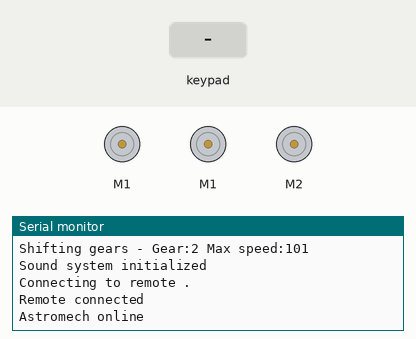
Recording of a sketch running on a simulated Arduino Uno, built with avr-gcc and run on an emulated ATmega328P. Shown: 3 × DC motor (green arrow = forward, orange = backward, longer = faster), the last lines printed to the serial monitor. The inputs (shaded band) are chosen by the test bench. Random numbers use the default seed unless the sketch sets one; the modem accepts every AT command (registered, SIM ready, sends succeed) and sends nothing else.

Above: at 3.3 s.
3.4 s: key 'U' pressed
At 4.6 s:
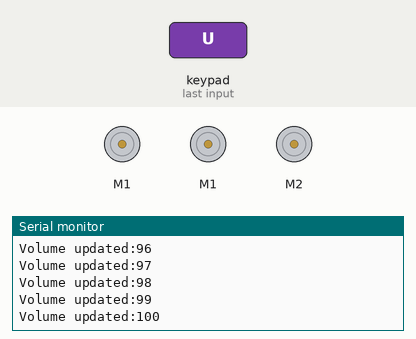
4.9 s: key 'O' pressed
At 5.7 s:
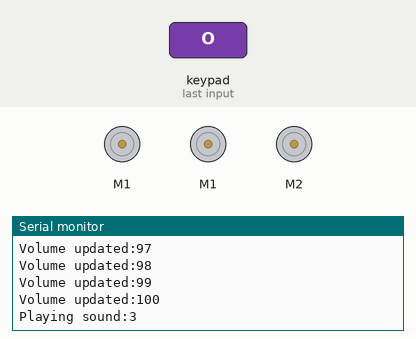
6.4 s: key '+' pressed
At 7.6 s:
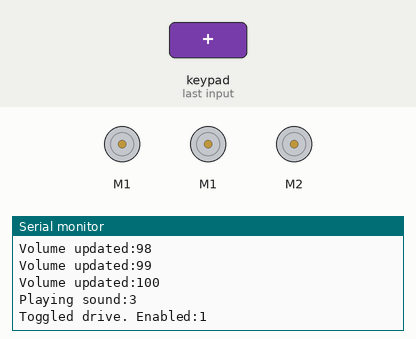
Timing chart, 0 to 9.4 s (numbered marks = the images above; inputs shaded):
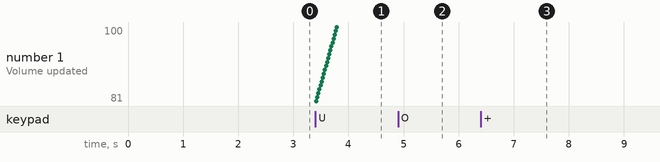

Measured:
- after the input at 3.4 s, the serial monitor: prints a new line at once (image 1)
- after the input at 4.9 s, the serial monitor: prints a new line at once (image 2)
- after the input at 6.4 s, the serial monitor: prints a new line at once (image 3)

The sketch:

controller.ino
```cpp
/*
  Components:
    * Dome Motor: SyRen motor controller
    * Leg Motors: Sabertooth 2x25  / Dip switches DOWN: [1, 2] | UP: [3, 4, 5, 6]
    * Sound System: MP3 Trigger
    * Remote: PS2 Controller
    * Periscope: Two stepper motors driven by two ULN2003

  Hardware Notes:
    * When using a wired-controller, it appears to be necessary to use a
      pull-up resistor of 4.7k between the PS2 data line (Line 1/PIN 12) and
      the 5VCC of the Arduino.
*/

#include "Sound.h"
#include <PS2X_lib.h>
#include <Sabertooth.h>
#include <SoftwareSerial.h>
#include <AccelStepper.h>

// PINS (avoid 0 & 1 to preserve serial communication)
// Remaining free pins: 13, A0
#define PIN_NON_READ     A1
#define PIN_SCOPE_TURN_4 A2
#define PIN_SCOPE_TURN_3 A3
#define PIN_SCOPE_TURN_2 A4
#define PIN_SCOPE_TURN_1 A5
#define PIN_SCOPE_LIFT_1  2
#define PIN_SCOPE_LIFT_2  3
#define PIN_SCOPE_LIFT_3  4
#define PIN_SCOPE_LIFT_4  5
#define PIN_DOME_MOTOR    6
#define PIN_DRIVE_MOTOR   7
#define PIN_REMOTE_DAT    8
#define PIN_REMOTE_CMD    9
#define PIN_REMOTE_ATT   10
#define PIN_REMOTE_CLK   11
#define PIN_SOUND        12

// Calibration
#define DOME_DEADBAND  10
#define DRIVE_DEADBAND 10

#define DOME_SPEED      127
#define DRIVE_SPEED     127
#define DRIVE_RAMP      5
#define DRIVE_TURN_MAX  75
#define DRIVE_TURN_PCT  0.2  // This percentage of the turning controls...
#define DRIVE_TURN_RAMP 0.3  // ...will get this much of the turning power

#define SCOPE_LIFT_STEPS_PER_REV 2038
#define SCOPE_TURN_STEPS_PER_REV 2038

// Constants
#define SERIAL_BAUD 9600

#define DEFAULT_VOLUME 80
#define VOLUME_CHANGE  1

#define REMOTE_CONNECTION_ATTEMPTS 30

#define SABERTOOTH_BAUD      9600 // This is the factory set baud rate
#define SABERTOOTH_BYTE_ADDR 128  // This is the address when DIP switches are DDUUUU
#define SABERTOOTH_TIMEOUT   950  // Motors will shut off if communications stops for this many milliseconds

#define MASK_GREEN 0b00000001
#define MASK_PINK  0b00000010
#define MASK_RED   0b00000100
#define MASK_BLUE  0b00001000
#define MASK_L1    0b00010000
#define MASK_L2    0b00100000
#define MASK_R1    0b01000000
#define MASK_R2    0b10000000

struct MaskValues {
  byte mask;
  byte sound_id_start;
  byte sound_id_end;
};
const MaskValues sound_table[] = {
  // TODO: Fill out sound table
  {MASK_GREEN,           1, 0},
  {MASK_GREEN | MASK_L1, 2, 0},
  {MASK_RED,             3, 0},
  {MASK_BLUE | MASK_L1,  4, 9},
};

struct Gear {
  byte num;
  byte percent;
  byte sound;
};
#define DEFAULT_GEAR 2
const Gear gears[] = {
  // TODO: Select notification sounds
  {1,  50, 31},
  {2,  80, 32},
  {3, 100, 33},
};

// ALL USER-SERVICABLE PARTS ARE ABOVE HERE

// dome motor object
SoftwareSerial dome_serial(PIN_NON_READ, PIN_DOME_MOTOR);
Sabertooth dome_motor(SABERTOOTH_BYTE_ADDR, dome_serial);
int8_t dome_speed = 0;

// drive motors object
SoftwareSerial drive_serial(PIN_NON_READ, PIN_DRIVE_MOTOR);
Sabertooth drive_motor(SABERTOOTH_BYTE_ADDR, drive_serial);
const int gear_count = sizeof(gears) / sizeof(gears[0]);
bool drive_enabled = false;
byte gear = 0;
int8_t drive_max = 0;
int8_t drive_speed = 0;
int8_t drive_turn = 0;
uint8_t turn_pct_lower = DRIVE_TURN_PCT * 255;
uint8_t turn_pct_upper = 255 - turn_pct_lower;
uint8_t turn_ramp = DRIVE_TURN_RAMP * DRIVE_TURN_MAX;

// periscope motors
AccelStepper scope_lift(
  AccelStepper::FULL4WIRE,
  PIN_SCOPE_LIFT_1,
  PIN_SCOPE_LIFT_3,
  PIN_SCOPE_LIFT_2,
  PIN_SCOPE_LIFT_4
);
AccelStepper scope_turn(
  AccelStepper::FULL4WIRE,
  PIN_SCOPE_TURN_1,
  PIN_SCOPE_TURN_3,
  PIN_SCOPE_TURN_2,
  PIN_SCOPE_TURN_4
);

// sound object
Sound sound(PIN_NON_READ, PIN_SOUND);
const int sound_table_count = sizeof(sound_table) / sizeof(sound_table[0]);
byte volume = DEFAULT_VOLUME;

// remote object
PS2X remote;

void setup() {
  // configure debug serial messages
  Serial.begin(SERIAL_BAUD);
  Serial.println("Astromech booting up");

  init_motors();
  init_sound();
  init_remote();

  Serial.println("Astromech online");
  report_stick_drift();
}

void init_motors() {
  dome_serial.begin(SABERTOOTH_BAUD);
  dome_motor.autobaud();
  dome_motor.setTimeout(SABERTOOTH_TIMEOUT);
  dome_motor.setDeadband(DOME_DEADBAND);
  dome_motor.motor(1, 0);
  Serial.println("Dome motor initialized");
  drive_serial.begin(SABERTOOTH_BAUD);
  drive_motor.setTimeout(SABERTOOTH_TIMEOUT);
  drive_motor.setDeadband(DRIVE_DEADBAND);
  drive_motor.drive(0); drive_motor.turn(0);
  Serial.println("Drive motors initialized");
  shift_gear(DEFAULT_GEAR);
}

void init_sound() {
  sound.volume(volume);
  Serial.println("Sound system initialized");
}

void init_remote() {
  Serial.print("Connecting to remote ");
  bool remote_connected = false;
  for (byte i = 0; i < REMOTE_CONNECTION_ATTEMPTS; i++) {
    Serial.print(".");
    byte result = remote.config_gamepad(
      PIN_REMOTE_CLK,
      PIN_REMOTE_CMD,
      PIN_REMOTE_ATT,
      PIN_REMOTE_DAT,
      false, // disable pressures
      false  // disable rumble
    );
    if (result != 1) {
      remote_connected = true;
      break;
    }
  }
  Serial.println();
  remote_connected || abort("Remote failed to connect");
  Serial.println("Remote connected");
}

void loop() {
  remote.read_gamepad();

  handle_remote_disconnection();

  handle_drive();

  handle_dome();

  handle_periscope();

  handle_volume();

  handle_speech();

  // show_button_state();

  /* delay(50); */
  scope_lift.run();
  scope_turn.run();
}

bool abort(char msg[]) {
  Serial.print("Abort: ");
  Serial.println(msg);
  Serial.println("Shutting down all motors");
  drive_motor.drive(0); drive_motor.turn(0);
  dome_motor.motor(1, 0);
  while(true);
}

bool modifiers() {
  return
    remote.Button(PSB_L1) ||
    remote.Button(PSB_L2) ||
    remote.Button(PSB_R1) ||
    remote.Button(PSB_R2)
  ;
}

// This detects if the controller is PHYSICALLY disconnected from the Arduino.
// (either a hardware failure, or loose connection). This is NOT related to a
// wireless remote being connected or not.
void handle_remote_disconnection() {
  if (remote.Analog(PSS_RX) == 255 &&
      remote.Analog(PSS_RY) == 255 &&
      remote.Analog(PSS_LX) == 255 &&
      remote.Analog(PSS_LY) == 255
  ) abort("The remote is physically disconnected");
}

void handle_drive() {
  toggle_drive();
  select_gear();
  drive();
}

void toggle_drive() {
  if(remote.ButtonPressed(PSB_START)) {
    drive_enabled = !drive_enabled;
    Serial.print("Toggled drive. Enabled:");
    Serial.println(drive_enabled);
    if (drive_enabled) {
      sound.play(999); // TODO: Choose sound
    }
    else {
      sound.play(999); // TODO: Choose sound
    }
  }
}

void select_gear() {
  if (!remote.Button(PSB_R1)) return;
  byte new_gear;
  if (remote.ButtonPressed(PSB_PAD_UP)) {
    new_gear = min(gear + 1, gear_count);
  }
  if (remote.ButtonPressed(PSB_PAD_DOWN)) {
    new_gear = max(gear - 1, 1);
  }
  shift_gear(new_gear);
}

void shift_gear(byte new_gear) {
  if (new_gear == gear) return;
  bool notify = (gear != 0);
  for (int i = 0; i < gear_count; i++) {
    Gear g = gears[i];
    if (g.num == new_gear) {
      gear = new_gear;
      drive_max = int(DRIVE_SPEED * g.percent / 100);
      Serial.print("Shifting gears - Gear:");
      Serial.print(gear);
      Serial.print(" Max speed:");
      Serial.println(drive_max);
      if (notify) sound.play(g.sound);
      return;
    }
  }
}

void drive() {
  int8_t old_speed = drive_speed;
  int8_t old_turn = drive_turn;
  if (drive_enabled) {
    int8_t target_speed = map(remote.Analog(PSS_RY), 0, 255, -drive_max, drive_max);
    if (target_speed < drive_speed) {
      drive_speed = max(drive_speed - DRIVE_RAMP, target_speed);
    }
    if (target_speed > drive_speed) {
      drive_speed = min(drive_speed + DRIVE_RAMP, target_speed);
    }
  }
  else {
    drive_speed = 0;
  }

  // The bottom and top DRIVE_TURN_PCT% of the stick values will map to
  // DRIVE_TURN_RAMP of the full range of turning power. The remaining turning
  // power will map the to the stick values in the middle. This will result in
  // a different slope of the turning power at the extremes of the stick
  // values.
  if (drive_enabled) {
    uint8_t stick = remote.Analog(PSS_RX);
    if (stick <= turn_pct_lower) {
      drive_turn = map(stick, 0, turn_pct_lower, -DRIVE_TURN_MAX, -turn_ramp);
    }
    else if (turn_pct_lower < stick && stick < turn_pct_upper) {
      drive_turn = map(stick, turn_pct_lower, turn_pct_upper, -turn_ramp, turn_ramp);
    }
    else if (stick >= turn_pct_upper) {
      drive_turn = map(stick, turn_pct_upper, 255, turn_ramp, DRIVE_TURN_MAX);
    }
  }
  else {
    drive_turn = 0;
  }

  if (drive_speed != old_speed) {
    Serial.print("Drive speed updated:");
    Serial.println(drive_speed);
  }
  if (drive_turn != old_turn) {
    Serial.print("Drive turn updated:");
    Serial.println(drive_turn);
  }
  drive_motor.drive(drive_speed);
  drive_motor.turn(drive_turn);
}

void handle_dome() {
  int8_t old_speed = dome_speed;
  dome_speed = map(remote.Analog(PSS_LX), 0, 255, -DOME_SPEED, DOME_SPEED);
  // SyRen doesn't seem to honor the deadband() method
  // Manually handling the deadband
  if (-DOME_DEADBAND <= dome_speed && dome_speed <= DOME_DEADBAND) {
    dome_speed = 0;
  }
  if (dome_speed != old_speed) {
    Serial.print("Dome speed updated:");
    Serial.println(dome_speed);
  }
  dome_motor.motor(1, dome_speed);
}

void handle_periscope() {
  // TODO: Control the periscope
}

void handle_volume() {
  if (modifiers()) return;
  byte old_volume = volume;
  if(remote.Button(PSB_PAD_UP)) {
    volume = min(volume + VOLUME_CHANGE, 100);
  }
  if(remote.Button(PSB_PAD_DOWN)) {
    volume = max(volume - VOLUME_CHANGE, 0);
  }
  if (old_volume != volume) {
    Serial.print("Volume updated:");
    Serial.println(volume);
    sound.volume(volume);
  }
}

void handle_speech() {
  byte button_mask = 0;
  if (remote.ButtonPressed(PSB_GREEN)) {
    button_mask |= MASK_GREEN;
  }
  if (remote.ButtonPressed(PSB_PINK)) {
    button_mask |= MASK_PINK;
  }
  if (remote.ButtonPressed(PSB_RED)) {
    button_mask |= MASK_RED;
  }
  if (remote.ButtonPressed(PSB_BLUE)) {
    button_mask |= MASK_BLUE;
  }
  if (button_mask == 0) return;
  if (remote.Button(PSB_L1)) {
    button_mask |= MASK_L1;
  }
  if (remote.Button(PSB_L2)) {
    button_mask |= MASK_L2;
  }
  if (remote.Button(PSB_R1)) {
    button_mask |= MASK_R1;
  }
  if (remote.Button(PSB_R2)) {
    button_mask |= MASK_R2;
  }
  for (int i = 0; i < sound_table_count; i++) {
    if (sound_table[i].mask == button_mask) {
      MaskValues s = sound_table[i];
      byte selected_sound = s.sound_id_start;
      if (s.sound_id_end > 0) {
        char buffer[60];
        sprintf(buffer, "Selecting a random sound from %d thru %d", s.sound_id_start, s.sound_id_end);
        Serial.println(buffer);
        selected_sound = random(s.sound_id_start, s.sound_id_end+1);
      }
      Serial.print("Playing sound:");
      Serial.println(selected_sound);
      sound.play(selected_sound);
      return;
    }
  }
}

void report_stick_drift() {
  uint8_t center = 128;
  int8_t lx_drift = remote.Analog(PSS_LX) - center;
  int8_t ly_drift = remote.Analog(PSS_LY) - center;
  int8_t rx_drift = remote.Analog(PSS_RX) - center;
  int8_t ry_drift = remote.Analog(PSS_RY) - center;
  if ((lx_drift | ly_drift | rx_drift | ry_drift) == 0) return;
  char buffer[80];
  sprintf(
    buffer,
    "Controller stick drift detected: Left [X:%d Y:%d] Right [X:%d Y:%d]",
    lx_drift, ly_drift, rx_drift, ry_drift
  );
  Serial.println(buffer);
}

void show_button_state() {
  char buffer[80];
  sprintf(
    buffer,
    "LX:%3d LY:%3d RX:%3d RY:%3d L:%d/%d/%d R:%d/%d/%d GPRB:%d%d%d%d UDLR:%d%d%d%d SlSt:%d%d",
    remote.Analog(PSS_LX),     remote.Analog(PSS_LY),
    remote.Analog(PSS_RX),     remote.Analog(PSS_RY),
    remote.Button(PSB_L1),     remote.Button(PSB_L2),       remote.Button(PSB_L3),
    remote.Button(PSB_R1),     remote.Button(PSB_R2),       remote.Button(PSB_R3),
    remote.Button(PSB_GREEN),  remote.Button(PSB_PINK),     remote.Button(PSB_RED),      remote.Button(PSB_BLUE),
    remote.Button(PSB_PAD_UP), remote.Button(PSB_PAD_DOWN), remote.Button(PSB_PAD_LEFT), remote.Button(PSB_PAD_RIGHT),
    remote.Button(PSB_SELECT), remote.Button(PSB_START)
  );
  Serial.println(buffer);
}
```

Sound.cpp
```cpp
#include "Sound.h"

Sound::Sound(byte read_pin, byte write_pin) : sp(read_pin, write_pin) {
  sp.begin(SOUND_BAUD);
};

void Sound::play(byte index) {
  sp.write('p');
  sp.write(index);
}

void Sound::trigger(byte index) {
  sp.write('t');
  sp.write(index);
}

void Sound::volume(byte percent) {
  byte new_volume = map(min(percent, 100), 0, 100, SOUND_MIN, SOUND_MAX);
  sp.write('v');
  sp.write(new_volume);
}
```

Sound.h
```cpp
#ifndef Sound_h
#define Sound_h

#include <Arduino.h>
#include <SoftwareSerial.h>

#define SOUND_BAUD 38400
#define SOUND_MIN  0x80
#define SOUND_MAX  0x00

class Sound {
  public:
    Sound(byte read_pin, byte write_pin);
    void play(byte index);
    void trigger(byte index);
    void volume(byte percent);
  private:
    SoftwareSerial sp;
};

#endif
```
